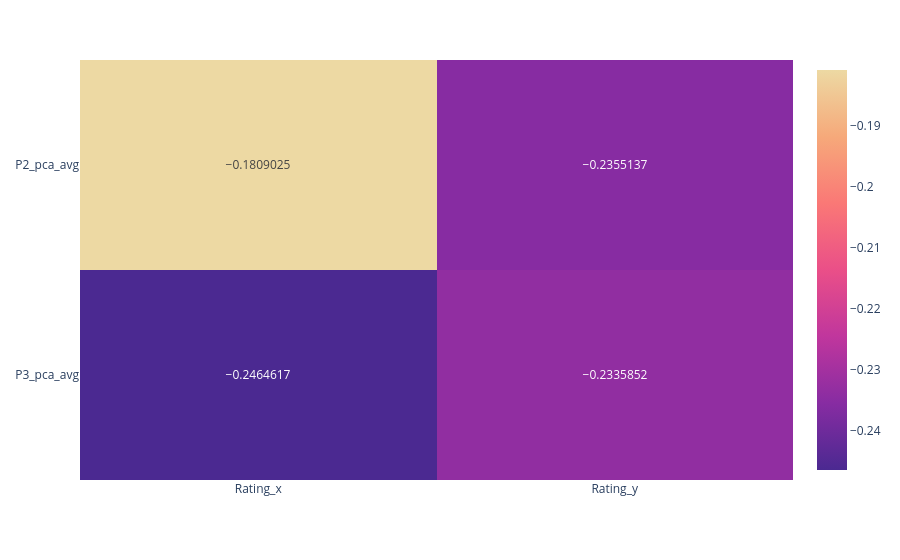

Notebook cell for this chart:
### Code cell
fig_corr

### Figure 1 — Plotly figure (JSON) as saved in the notebook; plotly's stock layout.template omitted (floating-point values rounded to 4 significant figures)
{"data": [{"coloraxis": "coloraxis", "hovertemplate": "x: %{x}<br>y: %{y}<br>color: %{z}<extra></extra>", "name": "0", "texttemplate": "%{z}", "type": "heatmap", "x": ["Rating_x", "Rating_y"], "xaxis": "x", "y": ["P2_pca_avg", "P3_pca_avg"], "yaxis": "y", "z": [[-0.1809, -0.2355], [-0.2465, -0.2336]]}], "layout": {"coloraxis": {"colorscale": [[0, "rgb(75, 41, 145)"], [0.1667, "rgb(135, 44, 162)"], [0.3333, "rgb(192, 54, 157)"], [0.5, "rgb(234, 79, 136)"], [0.6667, "rgb(250, 120, 118)"], [0.8333, "rgb(246, 169, 122)"], [1, "rgb(237, 217, 163)"]]}, "margin": {"t": 60}, "xaxis": {"anchor": "y", "domain": [0, 1]}, "yaxis": {"anchor": "x", "autorange": "reversed", "domain": [0, 1]}}}
